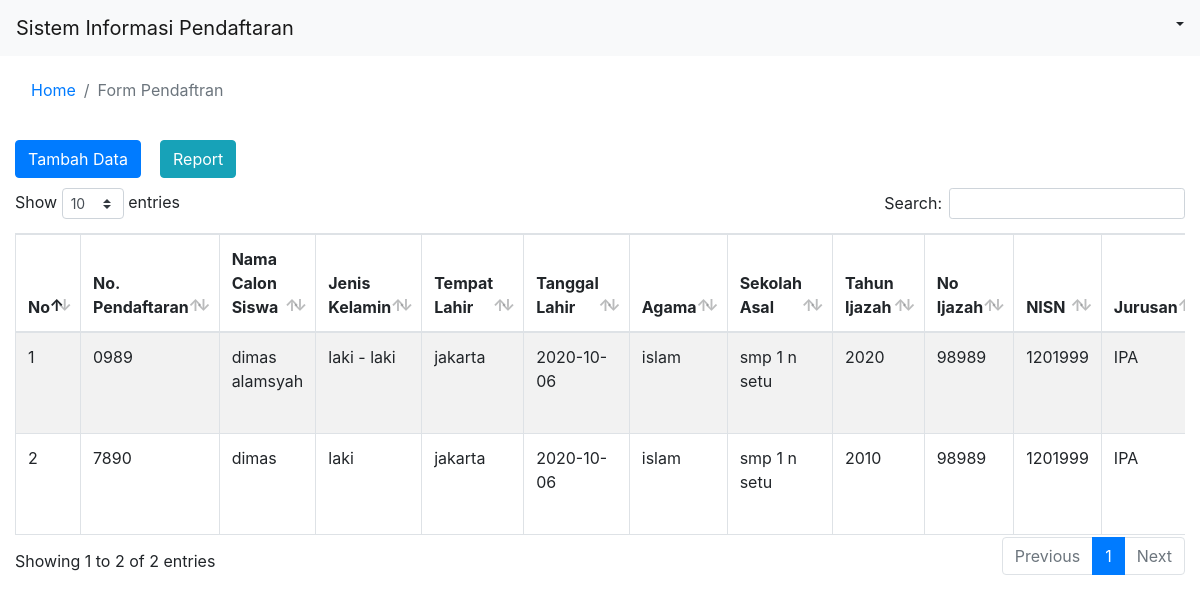
Screenshot of /index.php/formpendaftaran with the database file from the repository.
### tables this page shows
CREATE TABLE `pendaftaran` (
  `NO_PENDAFTARAN` varchar(10) NOT NULL,
  `NAMA_CALON_SISWA` varchar(50) DEFAULT NULL,
  `JENIS_KELAMIN` varchar(30) DEFAULT NULL,
  `TEMPAT` varchar(30) DEFAULT NULL,
  `TANGGAL_LAHIR` date DEFAULT NULL,
  `AGAMA` varchar(10) DEFAULT NULL,
  `SEKOLAH_ASAL` varchar(50) DEFAULT NULL,
  `TAHUN_IJAZAH` varchar(20) DEFAULT NULL,
  `NOMOR_IJAZAH` varchar(30) DEFAULT NULL,
  `NISN` varchar(30) DEFAULT NULL,
  `JURUSAN` varchar(50) DEFAULT NULL,
  `ALAMAT` varchar(50) DEFAULT NULL,
  `NAMA_ORANGTUA` varchar(30) DEFAULT NULL,
  `ALAMAT_ORANGTUA` varchar(50) DEFAULT NULL,
  `TELEPON` varchar(12) DEFAULT NULL,
  `C_IJAZAH` varchar(10) DEFAULT NULL,
  `C_KK` varchar(10) DEFAULT NULL,
  `C_SKHUN` varchar(10) DEFAULT NULL,
  `C_NISN` varchar(10) DEFAULT NULL,
  `TANGGAL_PENDAFTARAN` datetime DEFAULT NULL
);

### application/controllers/FormPendaftaran.php (called while the page is built, shortened)
<?php
class FormPendaftaran extends CI_Controller{
	function __construct(){
		$this->load->library('pdftc');
		$this->load->model('MFormPendaftaran');
		$this->load->helper('url');
		$this->load->library('session');
	}
	function index(){
		if($this->session->type == "siswa"){
			$data['data'] = $this->MFormPendaftaran->getFindSiswa($this->session->username);
		}else{
			$data['data'] = $this->MFormPendaftaran->getAll()->result();
		}
		$this->load->view('header');
		$this->load->view('form_pendaftaran_home', $data);
		$this->load->view('footer');
	}
}

### index.php (called while the page is built, shortened)
<?php
require_once BASEPATH.'core/CodeIgniter.php';

### application/models/MFormPendaftaran.php (called while the page is built, shortened)
<?php
class MFormPendaftaran extends CI_Model{
	function getAll(){
		return $this->db->get('pendaftaran');
	}
}

### application/views/form_pendaftaran_home.php (the view, shortened to what this page needs)
<div class="container-fluid">
	<form target="_blank" method="GET" action="<?php echo base_url(). 'formpendaftaran/report2'; ?>">
		<div class="row" style="margin-top: 10px">
			<div class="col-2" style="margin: 0; max-width: 160px;">
				<button type="button" class="btn btn-primary" data-toggle="modal" data-target="#exampleModal">Tambah Data</button>
			</div>
				<div class="col-1" style="padding: 0;">
					<button type="submit" class="btn btn-info">Report</a>
				</div>
			<div class="col-sm-9"></div>
			</form>
		</div>
	<div class="row" style="margin-top: 10px">
		<div class="col-sm">
			<table id="example" class="table table-striped table-bordered" style="width:100%; margin-top: 10px">
		        <thead>
		            <tr>
		                <th>No</th>
		                <th>No. Pendaftaran</th>
		                <th>Nama Calon Siswa</th>
		                <th>Jenis Kelamin</th>
		                <th>Tempat Lahir</th>
		                <th>Tanggal Lahir</th>
		                <th>Agama</th>
		                <th>Sekolah Asal</th>
		                <th>Tahun Ijazah</th>
		                <th>No Ijazah</th>
		                <th>NISN</th>
		                <th>Jurusan</th>
		            </tr>
		        </thead>
		        <tbody>
		        	<?php
						$no = 1;
						foreach($data as $u){
					?>
			            <tr>
			                <td><?=$no++?></td>
			                <td><?=$u->NO_PENDAFTARAN?></td>
			                <td><?=$u->NAMA_CALON_SISWA?></td>
			                <td><?=$u->JENIS_KELAMIN?></td>
			                <td><?=$u->TEMPAT?></td>
			                <td><?=$u->TANGGAL_LAHIR?></td>
			                <td><?=$u->AGAMA?></td>
			                <td><?=$u->SEKOLAH_ASAL?></td>
			                <td><?=$u->TAHUN_IJAZAH?></td>
			                <td><?=$u->NOMOR_IJAZAH?></td>
			                <td><?=$u->NISN?></td>
			                <td><?=$u->JURUSAN?></td>
			            </tr>
		            <?php
						}
					?>
		        </tbody>
		    </table>
		</div>
	</div>

### rows the page displays
pendaftaran: NO_PENDAFTARAN "0989", NAMA_CALON_SISWA "dimas alamsyah", JENIS_KELAMIN "laki - laki", TEMPAT "jakarta", TANGGAL_LAHIR "2020-10-06", AGAMA "islam", SEKOLAH_ASAL "smp 1 n setu", TAHUN_IJAZAH "2020", NOMOR_IJAZAH "98989", NISN "1201999", JURUSAN "IPA"
pendaftaran: NO_PENDAFTARAN "7890", NAMA_CALON_SISWA "dimas", JENIS_KELAMIN "laki", TEMPAT "jakarta", TANGGAL_LAHIR "2020-10-06", AGAMA "islam", SEKOLAH_ASAL "smp 1 n setu", TAHUN_IJAZAH "2010", NOMOR_IJAZAH "98989", NISN "1201999", JURUSAN "IPA"

### other values shown
$currentPage "Form Pendaftran"
